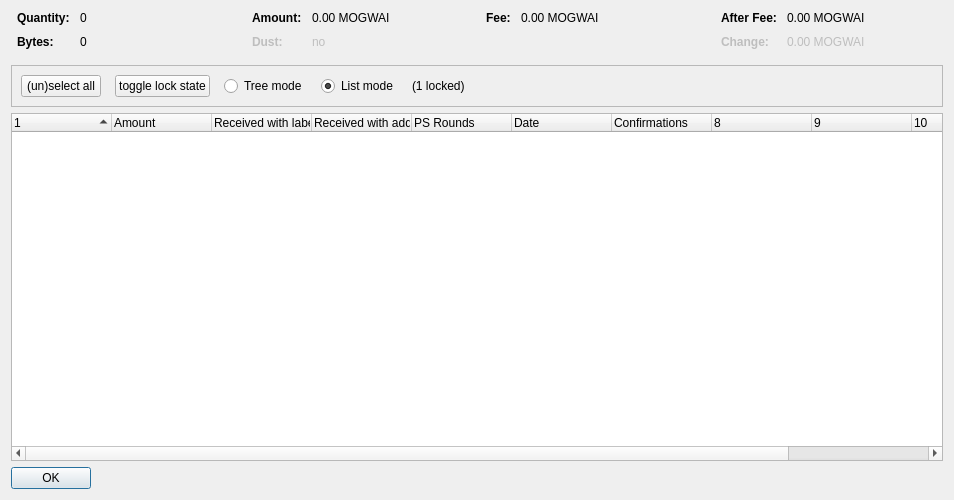
<?xml version="1.0" encoding="UTF-8"?>
<ui version="4.0">
 <class>CoinControlDialog</class>
 <widget class="QDialog" name="CoinControlDialog">
  <property name="geometry">
   <rect>
    <x>0</x>
    <y>0</y>
    <width>954</width>
    <height>500</height>
   </rect>
  </property>
  <property name="windowTitle">
   <string>Coin Selection</string>
  </property>
  <layout class="QVBoxLayout" name="verticalLayout">
   <item>
    <layout class="QHBoxLayout" name="horizontalLayoutTop" stretch="0,0,0,0">
     <property name="topMargin">
      <number>0</number>
     </property>
     <property name="bottomMargin">
      <number>10</number>
     </property>
     <item>
      <layout class="QFormLayout" name="formLayoutCoinControl1">
       <property name="horizontalSpacing">
        <number>10</number>
       </property>
       <property name="verticalSpacing">
        <number>10</number>
       </property>
       <property name="leftMargin">
        <number>6</number>
       </property>
       <property name="rightMargin">
        <number>6</number>
       </property>
       <item row="0" column="0">
        <widget class="QLabel" name="labelCoinControlQuantityText">
         <property name="font">
          <font>
           <weight>75</weight>
           <bold>true</bold>
          </font>
         </property>
         <property name="text">
          <string>Quantity:</string>
         </property>
        </widget>
       </item>
       <item row="0" column="1">
        <widget class="QLabel" name="labelCoinControlQuantity">
         <property name="cursor">
          <cursorShape>IBeamCursor</cursorShape>
         </property>
         <property name="contextMenuPolicy">
          <enum>Qt::ActionsContextMenu</enum>
         </property>
         <property name="text">
          <string notr="true">0</string>
         </property>
         <property name="textInteractionFlags">
          <set>Qt::LinksAccessibleByMouse|Qt::TextSelectableByKeyboard|Qt::TextSelectableByMouse</set>
         </property>
        </widget>
       </item>
       <item row="1" column="0">
        <widget class="QLabel" name="labelCoinControlBytesText">
         <property name="font">
          <font>
           <weight>75</weight>
           <bold>true</bold>
          </font>
         </property>
         <property name="text">
          <string>Bytes:</string>
         </property>
        </widget>
       </item>
       <item row="1" column="1">
        <widget class="QLabel" name="labelCoinControlBytes">
         <property name="cursor">
          <cursorShape>IBeamCursor</cursorShape>
         </property>
         <property name="contextMenuPolicy">
          <enum>Qt::ActionsContextMenu</enum>
         </property>
         <property name="text">
          <string notr="true">0</string>
         </property>
         <property name="textInteractionFlags">
          <set>Qt::LinksAccessibleByMouse|Qt::TextSelectableByKeyboard|Qt::TextSelectableByMouse</set>
         </property>
        </widget>
       </item>
      </layout>
     </item>
     <item>
      <layout class="QFormLayout" name="formLayoutCoinControl2">
       <property name="horizontalSpacing">
        <number>10</number>
       </property>
       <property name="verticalSpacing">
        <number>10</number>
       </property>
       <property name="leftMargin">
        <number>6</number>
       </property>
       <property name="rightMargin">
        <number>6</number>
       </property>
       <item row="0" column="0">
        <widget class="QLabel" name="labelCoinControlAmountText">
         <property name="font">
          <font>
           <weight>75</weight>
           <bold>true</bold>
          </font>
         </property>
         <property name="text">
          <string>Amount:</string>
         </property>
        </widget>
       </item>
       <item row="0" column="1">
        <widget class="QLabel" name="labelCoinControlAmount">
         <property name="cursor">
          <cursorShape>IBeamCursor</cursorShape>
         </property>
         <property name="contextMenuPolicy">
          <enum>Qt::ActionsContextMenu</enum>
         </property>
         <property name="text">
          <string notr="true">0.00 MOGWAI</string>
         </property>
         <property name="textInteractionFlags">
          <set>Qt::LinksAccessibleByMouse|Qt::TextSelectableByKeyboard|Qt::TextSelectableByMouse</set>
         </property>
        </widget>
       </item>
       <item row="1" column="0">
        <widget class="QLabel" name="labelCoinControlLowOutputText">
         <property name="enabled">
          <bool>false</bool>
         </property>
         <property name="font">
          <font>
           <weight>75</weight>
           <bold>true</bold>
          </font>
         </property>
         <property name="text">
          <string>Dust:</string>
         </property>
        </widget>
       </item>
       <item row="1" column="1">
        <widget class="QLabel" name="labelCoinControlLowOutput">
         <property name="enabled">
          <bool>false</bool>
         </property>
         <property name="cursor">
          <cursorShape>IBeamCursor</cursorShape>
         </property>
         <property name="contextMenuPolicy">
          <enum>Qt::ActionsContextMenu</enum>
         </property>
         <property name="text">
          <string notr="true">no</string>
         </property>
         <property name="textInteractionFlags">
          <set>Qt::LinksAccessibleByMouse|Qt::TextSelectableByKeyboard|Qt::TextSelectableByMouse</set>
         </property>
        </widget>
       </item>
      </layout>
     </item>
     <item>
      <layout class="QFormLayout" name="formLayoutCoinControl3">
       <property name="horizontalSpacing">
        <number>10</number>
       </property>
       <property name="verticalSpacing">
        <number>10</number>
       </property>
       <property name="leftMargin">
        <number>6</number>
       </property>
       <property name="rightMargin">
        <number>6</number>
       </property>
       <item row="0" column="0">
        <widget class="QLabel" name="labelCoinControlFeeText">
         <property name="font">
          <font>
           <weight>75</weight>
           <bold>true</bold>
          </font>
         </property>
         <property name="text">
          <string>Fee:</string>
         </property>
        </widget>
       </item>
       <item row="0" column="1">
        <widget class="QLabel" name="labelCoinControlFee">
         <property name="cursor">
          <cursorShape>IBeamCursor</cursorShape>
         </property>
         <property name="contextMenuPolicy">
          <enum>Qt::ActionsContextMenu</enum>
         </property>
         <property name="text">
          <string notr="true">0.00 MOGWAI</string>
         </property>
         <property name="textInteractionFlags">
          <set>Qt::LinksAccessibleByMouse|Qt::TextSelectableByKeyboard|Qt::TextSelectableByMouse</set>
         </property>
        </widget>
       </item>
      </layout>
     </item>
     <item>
      <layout class="QFormLayout" name="formLayoutCoinControl4">
       <property name="horizontalSpacing">
        <number>10</number>
       </property>
       <property name="verticalSpacing">
        <number>10</number>
       </property>
       <property name="leftMargin">
        <number>6</number>
       </property>
       <property name="rightMargin">
        <number>6</number>
       </property>
       <item row="0" column="0">
        <widget class="QLabel" name="labelCoinControlAfterFeeText">
         <property name="font">
          <font>
           <weight>75</weight>
           <bold>true</bold>
          </font>
         </property>
         <property name="text">
          <string>After Fee:</string>
         </property>
        </widget>
       </item>
       <item row="0" column="1">
        <widget class="QLabel" name="labelCoinControlAfterFee">
         <property name="cursor">
          <cursorShape>IBeamCursor</cursorShape>
         </property>
         <property name="contextMenuPolicy">
          <enum>Qt::ActionsContextMenu</enum>
         </property>
         <property name="text">
          <string notr="true">0.00 MOGWAI</string>
         </property>
         <property name="textInteractionFlags">
          <set>Qt::LinksAccessibleByMouse|Qt::TextSelectableByKeyboard|Qt::TextSelectableByMouse</set>
         </property>
        </widget>
       </item>
       <item row="1" column="0">
        <widget class="QLabel" name="labelCoinControlChangeText">
         <property name="enabled">
          <bool>false</bool>
         </property>
         <property name="font">
          <font>
           <weight>75</weight>
           <bold>true</bold>
          </font>
         </property>
         <property name="text">
          <string>Change:</string>
         </property>
        </widget>
       </item>
       <item row="1" column="1">
        <widget class="QLabel" name="labelCoinControlChange">
         <property name="enabled">
          <bool>false</bool>
         </property>
         <property name="cursor">
          <cursorShape>IBeamCursor</cursorShape>
         </property>
         <property name="contextMenuPolicy">
          <enum>Qt::ActionsContextMenu</enum>
         </property>
         <property name="text">
          <string notr="true">0.00 MOGWAI</string>
         </property>
         <property name="textInteractionFlags">
          <set>Qt::LinksAccessibleByMouse|Qt::TextSelectableByKeyboard|Qt::TextSelectableByMouse</set>
         </property>
        </widget>
       </item>
      </layout>
     </item>
    </layout>
   </item>
   <item>
    <widget class="QFrame" name="frame">
     <property name="minimumSize">
      <size>
       <width>0</width>
       <height>40</height>
      </size>
     </property>
     <property name="frameShape">
      <enum>QFrame::StyledPanel</enum>
     </property>
     <property name="frameShadow">
      <enum>QFrame::Sunken</enum>
     </property>
     <layout class="QHBoxLayout" name="horizontalLayout">
      <item>
       <layout class="QHBoxLayout" name="horizontalLayoutPanel" stretch="0,0,0,0,0,0">
        <property name="spacing">
         <number>14</number>
        </property>
        <item>
         <widget class="QPushButton" name="pushButtonSelectAll">
          <property name="sizePolicy">
           <sizepolicy hsizetype="Maximum" vsizetype="Fixed">
            <horstretch>0</horstretch>
            <verstretch>0</verstretch>
           </sizepolicy>
          </property>
          <property name="text">
           <string>(un)select all</string>
          </property>
          <property name="autoDefault">
           <bool>false</bool>
          </property>
         </widget>
        </item>
        <item>
         <widget class="QPushButton" name="pushButtonToggleLock">
          <property name="sizePolicy">
           <sizepolicy hsizetype="Maximum" vsizetype="Fixed">
            <horstretch>0</horstretch>
            <verstretch>0</verstretch>
           </sizepolicy>
          </property>
          <property name="text">
           <string>toggle lock state</string>
          </property>
          <property name="autoDefault">
           <bool>false</bool>
          </property>
         </widget>
        </item>
        <item>
         <widget class="QRadioButton" name="radioTreeMode">
          <property name="sizePolicy">
           <sizepolicy hsizetype="Maximum" vsizetype="Fixed">
            <horstretch>0</horstretch>
            <verstretch>0</verstretch>
           </sizepolicy>
          </property>
          <property name="text">
           <string>Tree mode</string>
          </property>
         </widget>
        </item>
        <item>
         <widget class="QRadioButton" name="radioListMode">
          <property name="sizePolicy">
           <sizepolicy hsizetype="Maximum" vsizetype="Fixed">
            <horstretch>0</horstretch>
            <verstretch>0</verstretch>
           </sizepolicy>
          </property>
          <property name="text">
           <string>List mode</string>
          </property>
          <property name="checked">
           <bool>true</bool>
          </property>
         </widget>
        </item>
        <item>
         <widget class="QLabel" name="labelLocked">
          <property name="text">
           <string>(1 locked)</string>
          </property>
         </widget>
        </item>
        <item>
         <spacer name="horizontalSpacer">
          <property name="orientation">
           <enum>Qt::Horizontal</enum>
          </property>
          <property name="sizeHint" stdset="0">
           <size>
            <width>40</width>
            <height>20</height>
           </size>
          </property>
         </spacer>
        </item>
       </layout>
      </item>
     </layout>
    </widget>
   </item>
   <item>
    <widget class="CoinControlTreeWidget" name="treeWidget">
     <property name="contextMenuPolicy">
      <enum>Qt::CustomContextMenu</enum>
     </property>
     <property name="sortingEnabled">
      <bool>false</bool>
     </property>
     <property name="columnCount">
      <number>11</number>
     </property>
     <attribute name="headerShowSortIndicator" stdset="0">
      <bool>true</bool>
     </attribute>
     <attribute name="headerStretchLastSection">
      <bool>false</bool>
     </attribute>
     <column>
      <property name="text">
       <string/>
      </property>
     </column>
     <column>
      <property name="text">
       <string>Amount</string>
      </property>
     </column>
     <column>
      <property name="text">
       <string>Received with label</string>
      </property>
     </column>
     <column>
      <property name="text">
       <string>Received with address</string>
      </property>
     </column>
     <column>
      <property name="text">
       <string>PS Rounds</string>
      </property>
     </column>
     <column>
      <property name="text">
       <string>Date</string>
      </property>
     </column>
     <column>
      <property name="text">
       <string>Confirmations</string>
      </property>
      <property name="toolTip">
       <string>Confirmed</string>
      </property>
     </column>
     <column>
      <property name="text">
       <string/>
      </property>
     </column>
     <column>
      <property name="text">
       <string/>
      </property>
     </column>
     <column>
      <property name="text">
       <string/>
      </property>
     </column>
     <column>
      <property name="text">
       <string/>
      </property>
     </column>
    </widget>
   </item>
   <item>
    <widget class="QDialogButtonBox" name="buttonBox">
     <property name="sizePolicy">
      <sizepolicy hsizetype="Maximum" vsizetype="Fixed">
       <horstretch>0</horstretch>
       <verstretch>0</verstretch>
      </sizepolicy>
     </property>
     <property name="orientation">
      <enum>Qt::Horizontal</enum>
     </property>
     <property name="standardButtons">
      <set>QDialogButtonBox::Ok</set>
     </property>
    </widget>
   </item>
  </layout>
 </widget>
 <customwidgets>
  <customwidget>
   <class>CoinControlTreeWidget</class>
   <extends>QTreeWidget</extends>
   <header>coincontroltreewidget.h</header>
  </customwidget>
 </customwidgets>
 <resources/>
 <connections/>
</ui>
